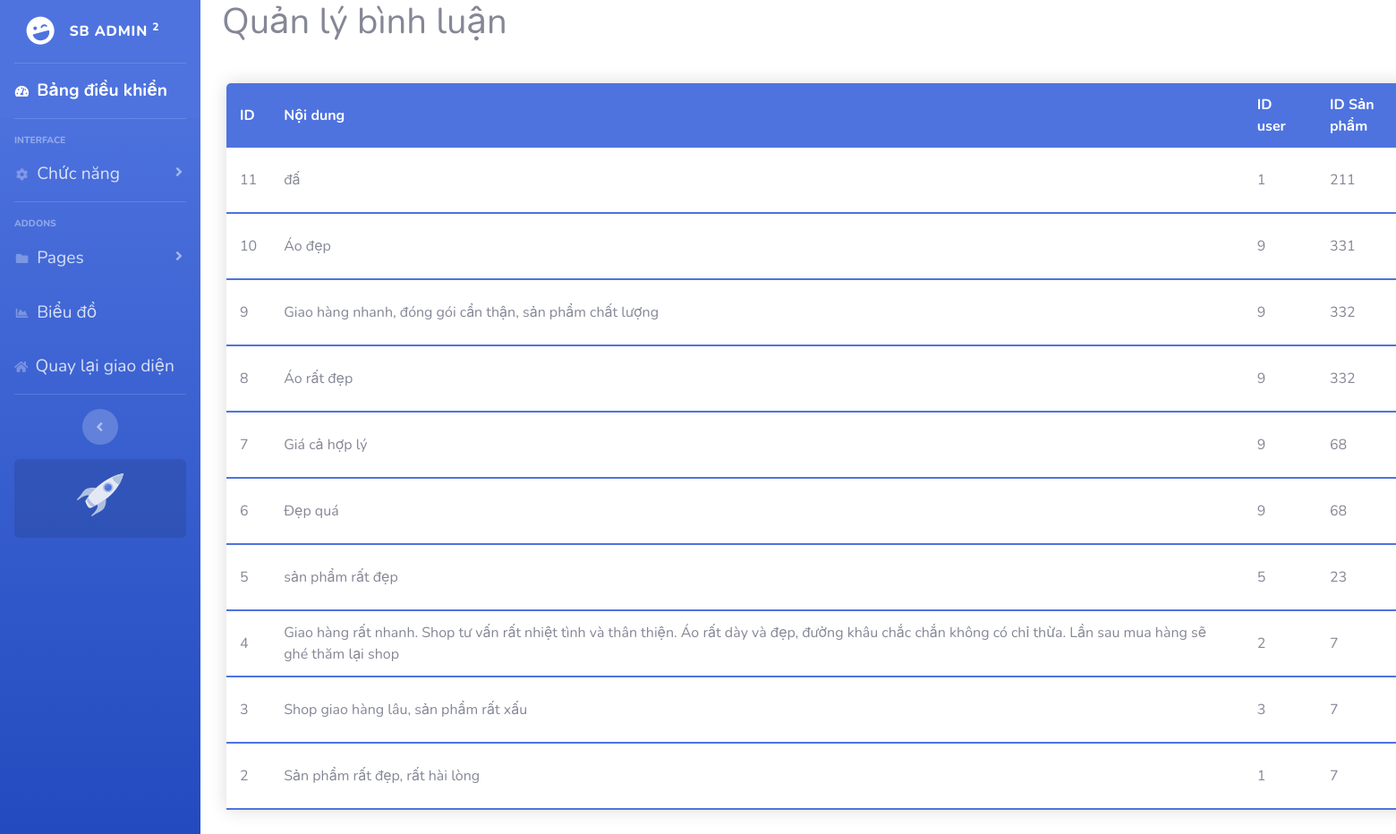
The app's page /admin/index.php?act=qlbl with its own data.
### tables this page shows
CREATE TABLE `binhluan` (
  `id` int(11) NOT NULL,
  `noidung` varchar(500) NOT NULL,
  `iduser` int(11) NOT NULL,
  `idsp` int(11) NOT NULL,
  `ngaybl` varchar(30) NOT NULL,
  `mailuser` varchar(100) NOT NULL,
  `hotenuser` varchar(50) NOT NULL
);

### model/pdo.php (called while the page is built, shortened)
<?php
function pdo_get_connection(){
    try {
        $conn = new PDO("mysql:host=localhost; dbname=ttcs1; charset=utf8", "root", "");
        $conn->setAttribute(PDO::ATTR_ERRMODE, PDO::ERRMODE_EXCEPTION);
    } catch(PDOException $e) {
        echo "Kết nối thất bại: " . $e->getMessage();
    }
    return $conn;
}
function pdo_query($sql) {
    $args = array_slice(func_get_args(), 1);
    try {
        $conn = pdo_get_connection();
        $stmt = $conn->prepare($sql);
        $stmt->execute($args);
        $result = $stmt->fetchAll(PDO::FETCH_ASSOC);
        return $result;
    } catch(PDOException $e) {
        echo "Có lỗi xảy ra: " . $e->getMessage();
    } finally {
        unset($conn);
    }
}
?>

### model/binhluan.php (called while the page is built, shortened)
<?php
function loadall_binhluan($idsp){
    $sql="select * from binhluan where 1";
    $sql.=" order by id desc";
    $listbinhluan= pdo_query($sql);
    return $listbinhluan;
}
?>

### admin/binhluan/quanlybinhluan.php (the view, shortened to what this page needs)
               <div class="container-fluid">
                    <h1>Quản lý bình luận</h1>
                    <table class="content-table">
                        <thead>
                            <tr>
                                <th class="id_sp">ID</th>
                                <th class="maSP">Nội dung</th>
                                <th class="tenSP">ID user</th>
                                <th class="price">ID Sản phẩm</th>
                            </tr>
                        </thead>
                        <?php
                       foreach ($listbinhluan as $binhluan) {
                           extract($binhluan);
                           $xoabl="index.php?act=xoabl&id=".$id;
                           echo '<tbody>
                           <tr>
                               <td>'.$id.'</td>
                               <td>'.$noidung.'</td>
                               <td>'.$iduser.'</td>
                               <td>'.$idsp.'</td>
                               <td>'.$ngaybl.'</td>
                               <td>
                               <a href="'.$xoabl.'"><input id="del" type="button" value="Xóa" ></a>
                               </td>
                           </tr>
                       </tbody>';
                       }
                        ?>
                    </table>
</body>
</html>

### admin/css/quanlyloaihang.css (style rules this page uses)
.content-table { border-collapse: collapse; margin: 45px 0px; margin-left: 300px; width: 1000px; border-radius: 5px 5px 0 0; overflow: hidden; box-shadow: 0 0 20px rgba(0, 0, 0, 0.15); }
.content-table thead tr { background-color: #4e73df; text-align: left; font-weight: bold; }
.content-table thead th { color: white; }
.content-table th, .content-table td { padding: 12px 15px; }
.content-table tbody tr { border-bottom: 1px solid #dddddd; }
.content-table tbody tr:last-of-type { border-bottom: 2px solid #4e73df; }

### admin/css/quanlyhanghoa.css (style rules this page uses)
.content-table { border-collapse: collapse; margin: 45px 0px; margin-left: 5px; width: 1650px; border-radius: 5px 5px 0 0; overflow: hidden; box-shadow: 0 0 20px rgba(0, 0, 0, 0.15); }
.content-table thead tr { background-color: #4e73df; text-align: left; font-weight: bold; }
.content-table thead th { color: white; }
.content-table th, .content-table td { padding: 12px 15px; }
.content-table tbody tr { border-bottom: 1px solid #dddddd; }
.content-table tbody tr:last-of-type { border-bottom: 2px solid #4e73df; }

### records on screen
binhluan: id "11", noidung "đấ", iduser "1", idsp "211"
binhluan: id "10", noidung "Áo đẹp", iduser "9", idsp "331"
binhluan: id "9", noidung "Giao hàng nhanh, đóng gói cẩn thận, sản phẩm chất lượng", iduser "9", idsp "332"
binhluan: id "8", noidung "Áo rất đẹp", iduser "9", idsp "332"
binhluan: id "7", noidung "Giá cả hợp lý", iduser "9", idsp "68"
binhluan: id "6", noidung "Đẹp quá", iduser "9", idsp "68"
binhluan: id "5", noidung "sản phẩm rất đẹp", iduser "5", idsp "23"
binhluan: id "4", noidung "Giao hàng rất nhanh. Shop tư vấn rất nhiệt tình và thân thiện. Áo rất dày và đẹp, đường khâu chắc chắn không có chỉ thừa. Lần sau mua hàng sẽ ghé thăm lại shop", iduser "2", idsp "7"
binhluan: id "3", noidung "Shop giao hàng lâu, sản phẩm rất xấu", iduser "3", idsp "7"
binhluan: id "2", noidung "Sản phẩm rất đẹp, rất hài lòng", iduser "1", idsp "7"
